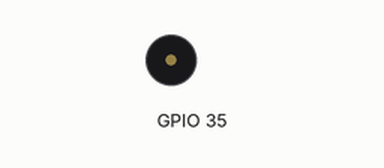
Recording of a sketch running on a simulated ESP32. Parts: buzzer (waves = sounding).

Above: at 1.4 s.
At 6.19 s:
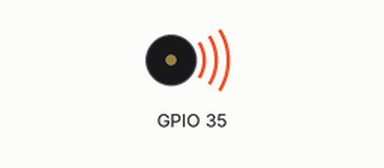
Timing chart, 0 to 6.5 s (numbered marks = the images above):
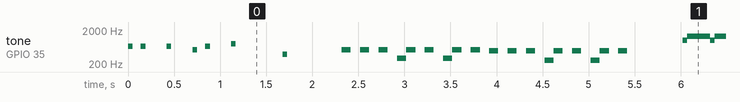

Measured:
- by itself, tone on GPIO 35: plays 659 Hz for 0.05 s, 659 Hz for 0.05 s, 659 Hz for 0.05 s, 523 Hz for 0.05 s, 659 Hz for 0.05 s, 784 Hz for 0.05 s … (644 notes in this stretch)

The sketch:

mario_sounds.ino
```cpp
int Do = 261;
int Re = 294;
int Mi = 329;
int Fa = 349;
int So = 392;
int La = 440;
int Si = 493;
int Do2 = 523;
int Re2 = 587;
int Mi2 = 659;
int Fa2 = 698;
int So2 = 784;
int La2 = 880;
int Si2 = 988;
int Do3 = 1047;
int Re3 = 1175;
int Mi3 = 1319;
int Fa3 = 1397;
int So3 = 1568;

int oneup[6] = { Mi2, So2, Mi3, Do3, Re3, So3};
int mario[13] = {Mi2, Mi2, 0, Mi2, 0, Do2, Mi2, 0, So2, 0, 0, 0, So};
int fire[3] = {So, So2, So3};
int dead[9] = {Si, Fa2, 0, Fa2, Fa2, Mi2, 0, Re2, Do2};
int damage[18] = {La2, Mi, La, 0, 0, 0, La2, Mi, La, 0, 0, 0, La2, Mi, La, 0, 0, 0};
int star[32] = {Do2, 0, Do2, 0, Do2, 0, Re, Do2, 0, Do2, 0, Re, Do2, 0, Do2, 0,
                Si , 0, Si, 0, Si, 0, Do, Si, 0, Si, 0, Do, Si, 0, Si, 0};

void setup() {
}

void loop() {
  for (int i = 0; i < 13; i++) {
    tone(35, mario[i], 50);
    delay(140);
  }
  delay(500);

  for (int i = 0; i < 32; i++) {
    tone(35, star[i], 100);
    delay(100);
  }
  delay(500);

  for (int i = 0; i < 3; i++) {
    tone(35, Si2, 100);
    delay(50);
    tone(35, Mi3, 250);
    delay(250);
  }
  delay(200);

  for (int i = 0; i <= 2; i++) {
    for (int i = 0; i < 6; i++) {
      tone(35, oneup[i], 100);
      delay(125);
    }
  }
  delay(500);
}
```
